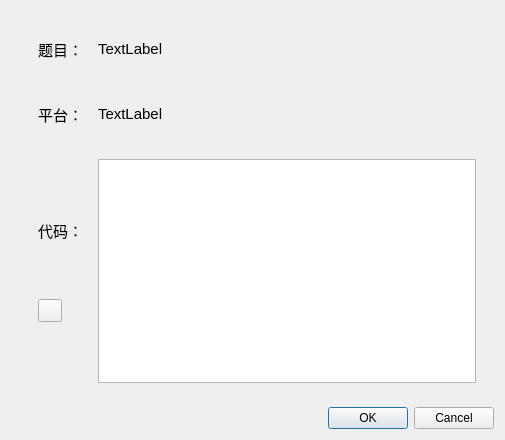
<?xml version="1.0" encoding="UTF-8"?>
<ui version="4.0">
 <class>show_problem</class>
 <widget class="QDialog" name="show_problem">
  <property name="geometry">
   <rect>
    <x>0</x>
    <y>0</y>
    <width>505</width>
    <height>440</height>
   </rect>
  </property>
  <property name="windowTitle">
   <string>题目详情</string>
  </property>
  <property name="windowIcon">
   <iconset resource="resources.qrc">
    <normaloff>:/icon/icon.png</normaloff>:/icon/icon.png</iconset>
  </property>
  <layout class="QVBoxLayout" name="verticalLayout">
   <item>
    <widget class="QWidget" name="widget" native="true">
     <layout class="QVBoxLayout" name="verticalLayout_2">
      <item>
       <widget class="QWidget" name="widget_2" native="true">
        <property name="sizePolicy">
         <sizepolicy hsizetype="Preferred" vsizetype="Fixed">
          <horstretch>0</horstretch>
          <verstretch>0</verstretch>
         </sizepolicy>
        </property>
        <layout class="QHBoxLayout" name="horizontalLayout_2">
         <item>
          <widget class="QWidget" name="widget_6" native="true">
           <property name="sizePolicy">
            <sizepolicy hsizetype="Fixed" vsizetype="Fixed">
             <horstretch>0</horstretch>
             <verstretch>0</verstretch>
            </sizepolicy>
           </property>
           <layout class="QHBoxLayout" name="horizontalLayout_4">
            <item>
             <widget class="QLabel" name="label">
              <property name="sizePolicy">
               <sizepolicy hsizetype="Fixed" vsizetype="Fixed">
                <horstretch>0</horstretch>
                <verstretch>0</verstretch>
               </sizepolicy>
              </property>
              <property name="font">
               <font>
                <pointsize>11</pointsize>
               </font>
              </property>
              <property name="text">
               <string>题目：</string>
              </property>
             </widget>
            </item>
           </layout>
          </widget>
         </item>
         <item>
          <widget class="QLabel" name="pid">
           <property name="sizePolicy">
            <sizepolicy hsizetype="Expanding" vsizetype="Fixed">
             <horstretch>0</horstretch>
             <verstretch>0</verstretch>
            </sizepolicy>
           </property>
           <property name="font">
            <font>
             <pointsize>11</pointsize>
            </font>
           </property>
           <property name="text">
            <string>TextLabel</string>
           </property>
          </widget>
         </item>
        </layout>
       </widget>
      </item>
      <item>
       <widget class="QWidget" name="widget_4" native="true">
        <property name="sizePolicy">
         <sizepolicy hsizetype="Preferred" vsizetype="Fixed">
          <horstretch>0</horstretch>
          <verstretch>0</verstretch>
         </sizepolicy>
        </property>
        <layout class="QHBoxLayout" name="horizontalLayout_3">
         <item>
          <widget class="QWidget" name="widget_7" native="true">
           <property name="sizePolicy">
            <sizepolicy hsizetype="Fixed" vsizetype="Fixed">
             <horstretch>0</horstretch>
             <verstretch>0</verstretch>
            </sizepolicy>
           </property>
           <layout class="QHBoxLayout" name="horizontalLayout_5">
            <item>
             <widget class="QLabel" name="label_3">
              <property name="sizePolicy">
               <sizepolicy hsizetype="Fixed" vsizetype="Fixed">
                <horstretch>0</horstretch>
                <verstretch>0</verstretch>
               </sizepolicy>
              </property>
              <property name="font">
               <font>
                <pointsize>11</pointsize>
               </font>
              </property>
              <property name="text">
               <string>平台：</string>
              </property>
             </widget>
            </item>
           </layout>
          </widget>
         </item>
         <item>
          <widget class="QLabel" name="site">
           <property name="sizePolicy">
            <sizepolicy hsizetype="Expanding" vsizetype="Fixed">
             <horstretch>0</horstretch>
             <verstretch>0</verstretch>
            </sizepolicy>
           </property>
           <property name="font">
            <font>
             <pointsize>11</pointsize>
            </font>
           </property>
           <property name="text">
            <string>TextLabel</string>
           </property>
          </widget>
         </item>
        </layout>
       </widget>
      </item>
      <item>
       <widget class="QWidget" name="widget_3" native="true">
        <property name="sizePolicy">
         <sizepolicy hsizetype="Preferred" vsizetype="Expanding">
          <horstretch>0</horstretch>
          <verstretch>0</verstretch>
         </sizepolicy>
        </property>
        <layout class="QHBoxLayout" name="horizontalLayout">
         <item>
          <widget class="QWidget" name="widget_5" native="true">
           <property name="sizePolicy">
            <sizepolicy hsizetype="Fixed" vsizetype="Expanding">
             <horstretch>0</horstretch>
             <verstretch>0</verstretch>
            </sizepolicy>
           </property>
           <layout class="QVBoxLayout" name="verticalLayout_3">
            <item>
             <widget class="QLabel" name="label_5">
              <property name="sizePolicy">
               <sizepolicy hsizetype="Fixed" vsizetype="Fixed">
                <horstretch>0</horstretch>
                <verstretch>0</verstretch>
               </sizepolicy>
              </property>
              <property name="font">
               <font>
                <pointsize>11</pointsize>
               </font>
              </property>
              <property name="text">
               <string>代码：</string>
              </property>
             </widget>
            </item>
            <item>
             <widget class="QToolButton" name="copy">
              <property name="styleSheet">
               <string notr="true">QToolButton#copy {
	border-image: url(:/icon/复制.png)
}</string>
              </property>
              <property name="text">
               <string/>
              </property>
             </widget>
            </item>
           </layout>
          </widget>
         </item>
         <item>
          <widget class="QTextBrowser" name="code">
           <property name="font">
            <font>
             <pointsize>10</pointsize>
            </font>
           </property>
          </widget>
         </item>
        </layout>
       </widget>
      </item>
     </layout>
    </widget>
   </item>
   <item>
    <widget class="QDialogButtonBox" name="buttonBox">
     <property name="orientation">
      <enum>Qt::Horizontal</enum>
     </property>
     <property name="standardButtons">
      <set>QDialogButtonBox::Cancel|QDialogButtonBox::Ok</set>
     </property>
    </widget>
   </item>
  </layout>
 </widget>
 <resources>
  <include location="resources.qrc"/>
 </resources>
 <connections>
  <connection>
   <sender>buttonBox</sender>
   <signal>accepted()</signal>
   <receiver>show_problem</receiver>
   <slot>accept()</slot>
   <hints>
    <hint type="sourcelabel">
     <x>248</x>
     <y>254</y>
    </hint>
    <hint type="destinationlabel">
     <x>157</x>
     <y>274</y>
    </hint>
   </hints>
  </connection>
  <connection>
   <sender>buttonBox</sender>
   <signal>rejected()</signal>
   <receiver>show_problem</receiver>
   <slot>reject()</slot>
   <hints>
    <hint type="sourcelabel">
     <x>316</x>
     <y>260</y>
    </hint>
    <hint type="destinationlabel">
     <x>286</x>
     <y>274</y>
    </hint>
   </hints>
  </connection>
 </connections>
</ui>
